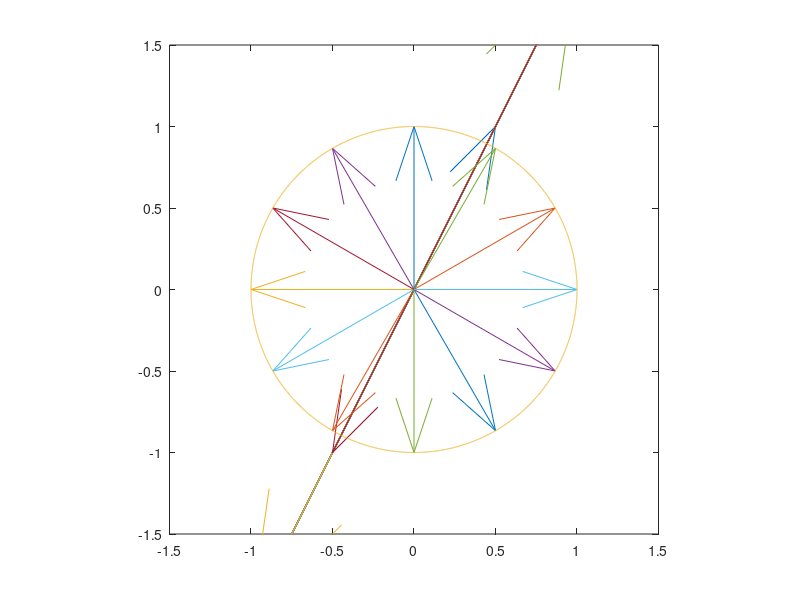

The MATLAB source for this figure:
%%
u=[1,2];
for c=-10:0.5:10
    v=c*u;
    quiver(0,0,v(1),v(2),1);
    hold on;
    pause(0.1);
    axis([-20,20,-20,20]);
    axis square;
end

%%
u=[1,0]';
P=[cos(pi/6),sin(pi/6);-sin(pi/6),cos(pi/6)];
for i=1:12
    u=P*u;
    quiver(0,0,u(1),u(2),1);
    hold on;
    axis([-1.5,1.5,-1.5,1.5]);
    pause(0.2);
end
hold on;
alpha=-pi:0.001:pi;
w1=cos(alpha);w2=sin(alpha);
plot(w1,w2);



